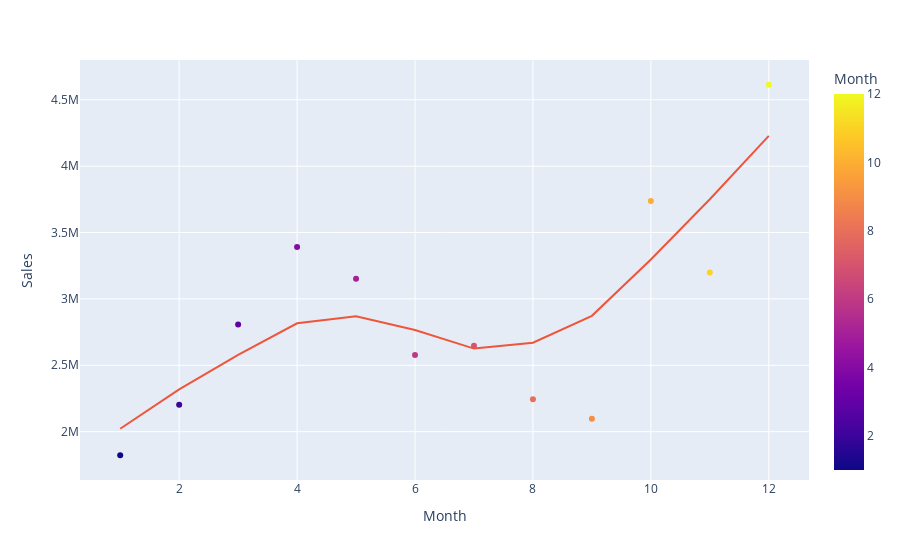

Notebook cell for this chart:
### Code cell
fig = px.scatter(stockBarplot12, x="Month", y="Sales", color="Month", trendline="lowess")
fig.show()

### Figure 1 — Plotly figure (JSON) as saved in the notebook; plotly's stock layout.template omitted (floating-point values rounded to 4 significant figures)
{"data": [{"hovertemplate": "Month=%{marker.color}<br>Sales=%{y}<extra></extra>", "legendgroup": "", "marker": {"color": [1, 2, 3, 4, 5, 6, 7, 8, 9, 10, 11, 12], "coloraxis": "coloraxis", "symbol": "circle"}, "mode": "markers", "name": "", "orientation": "v", "showlegend": false, "type": "scatter", "x": [1, 2, 3, 4, 5, 6, 7, 8, 9, 10, 11, 12], "xaxis": "x", "y": [1822000.0, 2202000.0, 2807000.0, 3391000.0, 3153000.0, 2578000.0, 2648000.0, 2244000.0, 2098000.0, 3737000.0, 3200000.0, 4613000.0], "yaxis": "y"}, {"hovertemplate": "<b>LOWESS trendline</b><br><br>Month=%{x}<br>Sales=%{y} <b>(trend)</b><extra></extra>", "legendgroup": "", "marker": {"symbol": "circle"}, "mode": "lines", "name": "", "showlegend": false, "type": "scatter", "x": [1, 2, 3, 4, 5, 6, 7, 8, 9, 10, 11, 12], "xaxis": "x", "y": [2022000.0, 2319000.0, 2578000.0, 2816000.0, 2870000.0, 2766000.0, 2626000.0, 2671000.0, 2873000.0, 3297000.0, 3751000.0, 4228000.0], "yaxis": "y"}], "layout": {"coloraxis": {"colorbar": {"title": {"text": "Month"}}, "colorscale": [[0, "#0d0887"], [0.1111, "#46039f"], [0.2222, "#7201a8"], [0.3333, "#9c179e"], [0.4444, "#bd3786"], [0.5556, "#d8576b"], [0.6667, "#ed7953"], [0.7778, "#fb9f3a"], [0.8889, "#fdca26"], [1, "#f0f921"]]}, "legend": {"tracegroupgap": 0}, "margin": {"t": 60}, "xaxis": {"anchor": "y", "domain": [0, 1], "title": {"text": "Month"}}, "yaxis": {"anchor": "x", "domain": [0, 1], "title": {"text": "Sales"}}}}
